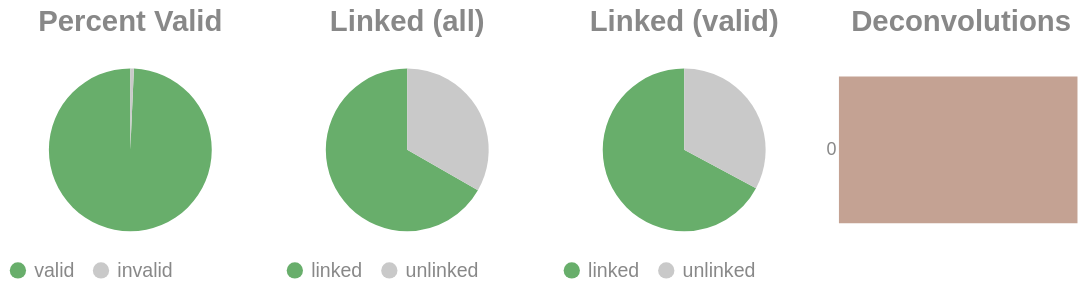

Notebook code cell kept with this figure:
### Code cell
if SKIPLR:
    pass
else:
    clash = Counter()
    for i in valids['molecule'].to_list():
        _mol = i.split("-")
        if len(_mol) == 1:
            clash.update('0')
        else:
            clash.update(_mol[-1])

    _d = {"deconvolutions": [], 'count': []}
    for k,v in clash.items():
        _d['deconvolutions'].append(k)
        _d['count'].append(v)

    tot_valid = valids['reads'].sum()
    mask = valids['reads'] >= 2
    n_linked_reads = valids.filter(mask)['reads'].sum()
    if n_linked_reads == 0:
        print_html("No linked molecules (>=2 reads) were detected; skipping linked-only distributions.")
        SKIPLR = True
    else:
        perc_valid = round(tot_valid / n_reads, 4)
        linked_perc_abs = round(n_linked_reads / n_reads, 4)
        linked_perc = round(n_linked_reads / tot_valid, 4)

    _valid = pl.DataFrame({"valids": ['valid', 'invalid'], "count": [tot_valid, n_reads - tot_valid]})
    _linked_abs = pl.DataFrame({"linked (absolute)": ['linked', 'unlinked'], "count": [n_linked_reads, n_reads - n_linked_reads]})
    _linked_rel = pl.DataFrame({"linked (valids)": ['linked', 'unlinked'], "count": [n_linked_reads, tot_valid - n_linked_reads]})

    (
        alt.hconcat(
            piechart(_valid, goodval = 'valid', title = "Percent Valid"),
            piechart(_linked_abs, goodval = "linked", title =  "Linked (all)"),
            piechart(_linked_rel, goodval = "linked", title =  "Linked (valid)"),
            convolutionbar(pl.DataFrame(_d), title = "Deconvolutions"),
            center = True,
            bounds = 'flush'
        )
        .resolve_scale(color='independent')
        .resolve_legend('independent')
        .properties(usermeta={'embedOptions': {"actions": False}})
    ).display()

### Figure 1 — Vega-Lite specification as saved in the notebook (floating-point values rounded to 4 significant figures)
{"width": "container", "height": 400, "config": {"title": {"anchor": "start", "dy": -15, "fontSize": 18, "color": "#888888", "subtitleColor": "#888888", "subtitleFontSize": 14}, "arc": {"fill": "#0072B2"}, "axis": {"domainColor": "#888888", "domainWidth": 0.5, "gridWidth": 0.2, "grid": false, "titleFontWeight": 400, "titleFontSize": 15, "labelFontSize": 11, "labelColor": "#888888", "tickColor": "#888888", "tickWidth": 0.2, "titleColor": "#888888"}, "axisBand": {"grid": false}, "axisX": {"grid": true, "tickSize": 10, "domainCap": "round"}, "axisY": {"domain": false, "grid": true, "tickSize": 0, "domainCap": "round"}, "background": "transparent", "header": {"labelFontSize": 15, "labelColor": "#888888", "titleFontSize": 15, "titleFontWeight": 600, "titleColor": "#888888"}, "legend": {"labelFont": "sans-serif", "labelFontSize": 12, "labelColor": "#888888", "symbolSize": 100, "symbolType": "circle", "titleFontSize": 12, "titlePadding": 10, "titleColor": "#888888", "title": null}, "range": {"category": ["#E69F00", "#56B4E9", "#009E73", "#F0E442", "#0072B2", "#D55E00", "#CC79A7", "#000000"], "diverging": ["#cfe8f3", "#a2d4ec", "#73bfe2", "#46abdb", "#1696d2", "#12719e"]}, "area": {"fill": "#0072B2", "fillOpacity": 0.7, "line": true, "strokeOpacity": 0.7}, "line": {"color": "#0072B2", "stroke": "#0072B2", "strokeWidth": 2}, "trail": {"color": "#0072B2", "stroke": "#0072B2", "strokeWidth": 0, "size": 1}, "point": {"filled": true, "fillOpacity": 1.0, "size": 95}, "text": {"color": "#888888", "fontSize": 11, "align": "right", "fontWeight": 400, "size": 11}, "bar": {"fill": "#0072B2", "stroke": null}, "view": {"stroke": null, "continuousWidth": 660, "continuousHeight": 400}}, "hconcat": [{"data": {"name": "data-ef0f24ee862575a61c521008fe655050"}, "mark": {"type": "arc"}, "encoding": {"color": {"field": "valids", "legend": {"orient": "bottom", "title": null}, "scale": {"domain": ["valid", "invalid"], "range": ["#68ae6b", "#C9C9C9"]}, "title": "Valids", "type": "nominal"}, "theta": {"field": "count", "type": "quantitative"}, "tooltip": [{"field": "valids", "title": "Valids", "type": "ordinal"}, {"field": "percent", "format": ".2%", "title": "Percent", "type": "quantitative"}, {"field": "count", "title": "Count", "type": "quantitative"}]}, "height": 100, "title": {"text": "Percent Valid", "align": "center", "anchor": "middle"}, "transform": [{"calculate": "datum.count / 5015859", "as": "percent"}], "width": 150}, {"data": {"name": "data-b5bfb33453c415f3be3647056e06c79f"}, "mark": {"type": "arc"}, "encoding": {"color": {"field": "linked (absolute)", "legend": {"orient": "bottom", "title": null}, "scale": {"domain": ["linked", "unlinked"], "range": ["#68ae6b", "#C9C9C9"]}, "title": "Linked (Absolute)", "type": "nominal"}, "theta": {"field": "count", "type": "quantitative"}, "tooltip": [{"field": "linked (absolute)", "title": "Linked (Absolute)", "type": "ordinal"}, {"field": "percent", "format": ".2%", "title": "Percent", "type": "quantitative"}, {"field": "count", "title": "Count", "type": "quantitative"}]}, "height": 100, "title": {"text": "Linked (all)", "align": "center", "anchor": "middle"}, "transform": [{"calculate": "datum.count / 5015859", "as": "percent"}], "width": 150}, {"data": {"name": "data-6199738a555c1eaf791b41520377a05d"}, "mark": {"type": "arc"}, "encoding": {"color": {"field": "linked (valids)", "legend": {"orient": "bottom", "title": null}, "scale": {"domain": ["linked", "unlinked"], "range": ["#68ae6b", "#C9C9C9"]}, "title": "Linked (Valids)", "type": "nominal"}, "theta": {"field": "count", "type": "quantitative"}, "tooltip": [{"field": "linked (valids)", "title": "Linked (Valids)", "type": "ordinal"}, {"field": "percent", "format": ".2%", "title": "Percent", "type": "quantitative"}, {"field": "count", "title": "Count", "type": "quantitative"}]}, "height": 100, "title": {"text": "Linked (valid)", "align": "center", "anchor": "middle"}, "transform": [{"calculate": "datum.count / 4980580", "as": "percent"}], "width": 150}, {"data": {"name": "data-a1f31b7168642e4e0da9b859a7233121"}, "mark": {"type": "bar"}, "encoding": {"color": {"field": "deconvolutions", "legend": null, "scale": {"scheme": "lightgreyred"}, "type": "nominal"}, "tooltip": [{"field": "deconvolutions", "title": "Deconvolutions", "type": "ordinal"}, {"field": "percent", "format": ".2%", "title": "Percent", "type": "quantitative"}, {"field": "count", "title": "Count", "type": "quantitative"}], "x": {"axis": null, "field": "count", "type": "quantitative"}, "y": {"field": "deconvolutions", "sort": "ascending", "title": null, "type": "nominal"}}, "height": 100, "title": {"text": "Deconvolutions", "align": "center", "anchor": "middle"}, "transform": [{"calculate": "datum.count / 2538279", "as": "percent"}], "width": 150}], "bounds": "flush", "center": true, "resolve": {"legend": {"angle": "independent"}, "scale": {"color": "independent"}}, "usermeta": {"embedOptions": {"actions": false}}, "$schema": "https://vega.github.io/schema/vega-lite/v6.1.0.json", "datasets": {"data-ef0f24ee862575a61c521008fe655050": [{"valids": "valid", "count": 4980580}, {"valids": "invalid", "count": 35279}], "data-b5bfb33453c415f3be3647056e06c79f": [{"linked (absolute)": "linked", "count": 3346607}, {"linked (absolute)": "unlinked", "count": 1669252}], "data-6199738a555c1eaf791b41520377a05d": [{"linked (valids)": "linked", "count": 3346607}, {"linked (valids)": "unlinked", "count": 1633973}], "data-a1f31b7168642e4e0da9b859a7233121": [{"deconvolutions": "0", "count": 2538279}]}}
